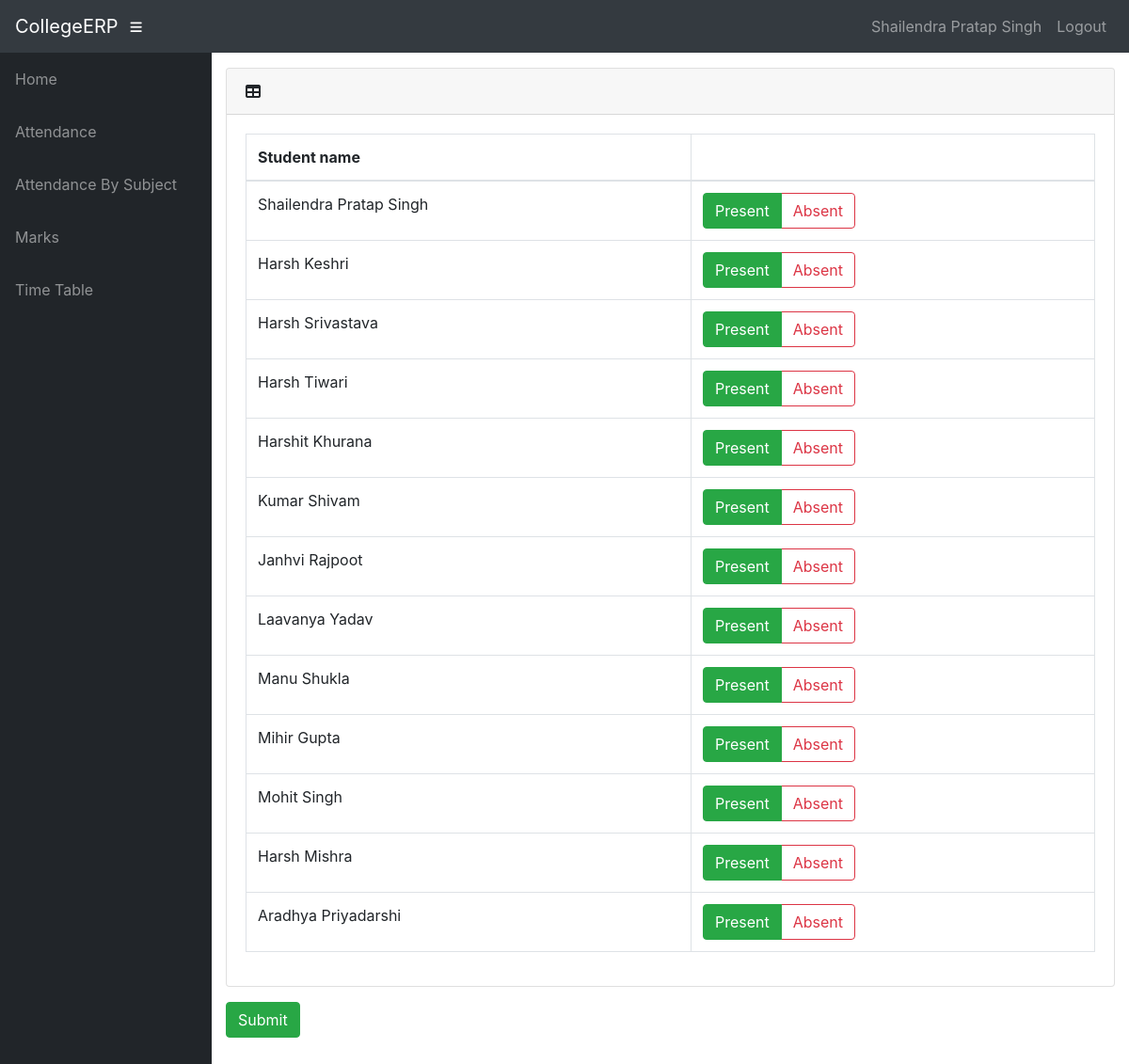
/info/teacher/7163/attendance/ (signed in), run on the app's committed database.
### info/models.py (models this page shows, shortened)
class User(AbstractUser):
    @property
    def is_student(self):
        if hasattr(self, 'student'):
            return True
        return False

class Student(models.Model):
    user = models.OneToOneField(User, on_delete=models.CASCADE, null=True)
    class_id = models.ForeignKey(Class, on_delete=models.CASCADE, default=1)
    USN = models.CharField(primary_key='True', max_length=100)
    name = models.CharField(max_length=200)
    sex = models.CharField(max_length=50, choices=sex_choice, default='Male')
    DOB = models.DateField(default='1998-01-01')

### info/views.py (the view)
@login_required()
def t_attendance(request, ass_c_id):
    assc = get_object_or_404(AttendanceClass, id=ass_c_id)
    ass = assc.assign
    c = ass.class_id
    context = {
        'ass': ass,
        'c': c,
        'assc': assc,
    }
    return render(request, 'info/t_attendance.html', context)

### info/templates/info/t_attendance.html (shortened to what this page needs)
{% extends 'info/base.html' %}
{% block content %}
{% if c.student_set.all %}
<form action="{% url 'confirm' assc.id %}" method="post">
    <div class="card mb-3">
        <div class="card-header">
          <i class="fas fa-table"></i>
         <b>{{ dept1.name }}</b></div>
        <div class="card-body">
          <div class="table-responsive">
            <table class="table table-bordered" id="dataTable" width="100%" cellspacing="0">
              <thead>
                <tr>
                    <th>Student name</th>
                    <th></th>
                </tr>
              </thead>
                <tbody>
                {% for s in c.student_set.all %}
                    <tr>
                    <td>{{s.name}}</td>
                    <td>
                        <div class="btn-group btn-group-toggle" data-toggle="buttons">
                                <label class="btn btn-outline-success active">
                                    <input type="radio" name="{{ s.USN }}" id="option1" autocomplete="off" value="present" checked> Present
                                </label>
                                <label class="btn btn-outline-danger">
                                    <input type="radio" name="{{ s.USN }}" id="option2" autocomplete="off" value="absent"> Absent
                                </label>
                        </div>
                    </td>
                    </tr>
                {% endfor %}
                </tbody>
            </table>
          </div>
        </div>
      </div>
    <input class="btn btn-success" type="submit" value="Submit">
</form>
{% else %}
    <p>No students in Class</p>
{% endif %}
{% endblock %}

### info/templates/info/base.html (shortened to what this page needs)
<!DOCTYPE html>
<html lang="en">
  <head>
      {% load static %}
    <link href="{% static '/info/bootstrap/vendor/bootstrap/css/bootstrap.min.css' %}" rel="stylesheet">
    <link href="{% static '/info/bootstrap/vendor/fontawesome-free/css/all.min.css' %}" rel="stylesheet" type="text/css">
    <link href="{% static '/info/bootstrap/vendor/datatables/dataTables.bootstrap4.css' %}" rel="stylesheet">
    <link href="{% static '/info/bootstrap/css/sb-admin.css' %}" rel="stylesheet">
  </head>
  <body id="page-top">
    <nav class="navbar navbar-expand navbar-dark bg-dark static-top">
      <a class="navbar-brand mr-1" href="{% url 'index' %}">CollegeERP</a>
      <button class="btn btn-link btn-sm text-white order-1 order-sm-0" id="sidebarToggle" href="#">
        <i class="fas fa-bars"></i>
      </button>
        <div class="collapse navbar-collapse" id="navbarResponsive">
          <ul class="navbar-nav ml-auto">
            <li class="nav-item">
                {% if request.user.is_student %}
                    <a class="nav-link text-capitalize">{{ request.user.student.name }}</a>
                {% elif request.user.is_teacher %}
                    <a class="nav-link text-capitalize">{{ request.user.teacher.name }}</a>
                {% endif %}
            </li>
            <li class="nav-item">
                <a class="nav-link" href="#" data-toggle="modal" data-target="#logoutModal">Logout</a>
            </li>
          </ul>
        </div>
    </nav>
    <div id="wrapper">
      <ul class="sidebar navbar-nav">
            <li class="nav-item">
              <a class="nav-link" href="{% url 'index' %}">
                <span>Home</span>
              </a>
            </li>
        {% if request.user.is_student %}
            <li class="nav-item">
              <a class="nav-link" href="{% url 'attendance' request.user.student.USN %}">
                <span>Attendance</span>
              </a>
            </li>
            <li class="nav-item">
              <a class="nav-link" href="{% url 'attendance' request.user.student.USN %}">
                <span>Attendance By Subject</span>
              </a>
            </li>
            <li class="nav-item">
              <a class="nav-link" href="{% url 'marks_list' request.user.student.USN %}">
                <span>Marks</span>
              </a>
            </li>
              <li class="nav-item">
              <a class="nav-link" href="{% url 'timetable' request.user.student.class_id_id %}">
                <span>Time Table</span>
              </a>
            </li>
        {% endif %}
      </ul>
      <div id="content-wrapper">
        <div class="container-fluid">
            {% block content %}
            {% endblock %}
        </div>
      </div>
    </div>
  </body>
</html>

### data on the page
User: user.student.name "Shailendra Pratap Singh"
Student: name "Shailendra Pratap Singh"
Student: name "Harsh Keshri"
Student: name "Harsh Srivastava"
Student: name "Harsh Tiwari"
Student: name "Harshit Khurana"
Student: name "Kumar Shivam"
Student: name "Janhvi Rajpoot"
Student: name "Laavanya Yadav"
Student: name "Manu Shukla"
Student: name "Mihir Gupta"
Student: name "Mohit Singh"
Student: name "Harsh Mishra"
Student: name "Aradhya Priyadarshi"
